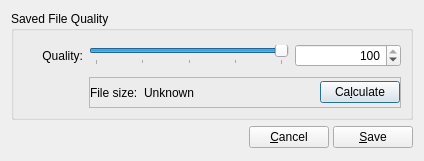
<?xml version="1.0" encoding="UTF-8"?>
<ui version="4.0">
 <class>ImgQualityDialog</class>
 <widget class="QDialog" name="ImgQualityDialog">
  <property name="geometry">
   <rect>
    <x>0</x>
    <y>0</y>
    <width>424</width>
    <height>161</height>
   </rect>
  </property>
  <property name="sizePolicy">
   <sizepolicy hsizetype="Preferred" vsizetype="Minimum">
    <horstretch>0</horstretch>
    <verstretch>0</verstretch>
   </sizepolicy>
  </property>
  <property name="maximumSize">
   <size>
    <width>16777215</width>
    <height>165</height>
   </size>
  </property>
  <property name="windowTitle">
   <string>Save as</string>
  </property>
  <property name="modal">
   <bool>true</bool>
  </property>
  <layout class="QVBoxLayout" name="verticalLayout">
   <property name="spacing">
    <number>4</number>
   </property>
   <item>
    <widget class="QGroupBox" name="groupBox">
     <property name="title">
      <string>Saved File Quality</string>
     </property>
     <layout class="QGridLayout" name="gridLayout">
      <item row="0" column="0" rowspan="2">
       <widget class="QLabel" name="label_quality">
        <property name="minimumSize">
         <size>
          <width>60</width>
          <height>0</height>
         </size>
        </property>
        <property name="maximumSize">
         <size>
          <width>60</width>
          <height>16777215</height>
         </size>
        </property>
        <property name="text">
         <string>Quality:</string>
        </property>
        <property name="alignment">
         <set>Qt::AlignRight|Qt::AlignTrailing|Qt::AlignVCenter</set>
        </property>
       </widget>
      </item>
      <item row="0" column="2" rowspan="2">
       <widget class="QSlider" name="horizontalSlider">
        <property name="minimumSize">
         <size>
          <width>200</width>
          <height>0</height>
         </size>
        </property>
        <property name="maximumSize">
         <size>
          <width>200</width>
          <height>16777215</height>
         </size>
        </property>
        <property name="maximum">
         <number>100</number>
        </property>
        <property name="pageStep">
         <number>25</number>
        </property>
        <property name="value">
         <number>100</number>
        </property>
        <property name="orientation">
         <enum>Qt::Horizontal</enum>
        </property>
        <property name="tickPosition">
         <enum>QSlider::TicksBelow</enum>
        </property>
       </widget>
      </item>
      <item row="0" column="3" rowspan="2">
       <widget class="QSpinBox" name="spinBox">
        <property name="alignment">
         <set>Qt::AlignRight|Qt::AlignTrailing|Qt::AlignVCenter</set>
        </property>
        <property name="maximum">
         <number>100</number>
        </property>
        <property name="value">
         <number>100</number>
        </property>
       </widget>
      </item>
      <item row="2" column="2" rowspan="2" colspan="2">
       <widget class="QFrame" name="fileSizePanel">
        <property name="frameShape">
         <enum>QFrame::StyledPanel</enum>
        </property>
        <property name="frameShadow">
         <enum>QFrame::Raised</enum>
        </property>
        <layout class="QHBoxLayout" name="horizontalLayout_2">
         <property name="leftMargin">
          <number>0</number>
         </property>
         <property name="topMargin">
          <number>0</number>
         </property>
         <property name="rightMargin">
          <number>0</number>
         </property>
         <property name="bottomMargin">
          <number>0</number>
         </property>
         <item>
          <widget class="QLabel" name="label_2">
           <property name="sizePolicy">
            <sizepolicy hsizetype="Minimum" vsizetype="Preferred">
             <horstretch>0</horstretch>
             <verstretch>0</verstretch>
            </sizepolicy>
           </property>
           <property name="text">
            <string>File size:</string>
           </property>
          </widget>
         </item>
         <item>
          <widget class="QLabel" name="label_filesize">
           <property name="text">
            <string>Unknown</string>
           </property>
          </widget>
         </item>
         <item>
          <spacer name="horizontalSpacer">
           <property name="orientation">
            <enum>Qt::Horizontal</enum>
           </property>
           <property name="sizeHint" stdset="0">
            <size>
             <width>40</width>
             <height>20</height>
            </size>
           </property>
          </spacer>
         </item>
         <item>
          <widget class="QPushButton" name="getSizeButton">
           <property name="text">
            <string>Ca&amp;lculate</string>
           </property>
          </widget>
         </item>
        </layout>
       </widget>
      </item>
     </layout>
    </widget>
   </item>
   <item>
    <layout class="QHBoxLayout" name="horizontalLayout_3">
     <item>
      <spacer name="horizontalSpacer_3">
       <property name="orientation">
        <enum>Qt::Horizontal</enum>
       </property>
       <property name="sizeHint" stdset="0">
        <size>
         <width>48</width>
         <height>26</height>
        </size>
       </property>
      </spacer>
     </item>
     <item>
      <widget class="QPushButton" name="cancelButton">
       <property name="text">
        <string>&amp;Cancel</string>
       </property>
      </widget>
     </item>
     <item>
      <widget class="QPushButton" name="saveButton">
       <property name="text">
        <string>&amp;Save</string>
       </property>
      </widget>
     </item>
    </layout>
   </item>
  </layout>
 </widget>
 <resources/>
 <connections>
  <connection>
   <sender>horizontalSlider</sender>
   <signal>valueChanged(int)</signal>
   <receiver>spinBox</receiver>
   <slot>setValue(int)</slot>
   <hints>
    <hint type="sourcelabel">
     <x>100</x>
     <y>46</y>
    </hint>
    <hint type="destinationlabel">
     <x>195</x>
     <y>50</y>
    </hint>
   </hints>
  </connection>
  <connection>
   <sender>spinBox</sender>
   <signal>valueChanged(int)</signal>
   <receiver>horizontalSlider</receiver>
   <slot>setValue(int)</slot>
   <hints>
    <hint type="sourcelabel">
     <x>226</x>
     <y>56</y>
    </hint>
    <hint type="destinationlabel">
     <x>103</x>
     <y>51</y>
    </hint>
   </hints>
  </connection>
  <connection>
   <sender>saveButton</sender>
   <signal>clicked()</signal>
   <receiver>ImgQualityDialog</receiver>
   <slot>accept()</slot>
   <hints>
    <hint type="sourcelabel">
     <x>120</x>
     <y>132</y>
    </hint>
    <hint type="destinationlabel">
     <x>41</x>
     <y>161</y>
    </hint>
   </hints>
  </connection>
  <connection>
   <sender>cancelButton</sender>
   <signal>clicked()</signal>
   <receiver>ImgQualityDialog</receiver>
   <slot>reject()</slot>
   <hints>
    <hint type="sourcelabel">
     <x>187</x>
     <y>133</y>
    </hint>
    <hint type="destinationlabel">
     <x>182</x>
     <y>161</y>
    </hint>
   </hints>
  </connection>
 </connections>
</ui>
